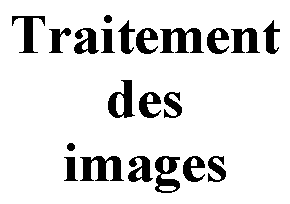
#> input picture Cours/Image/texte.bmp, 290 x 204 px, found by its file name
$ python exo2.py
#> lines starting #> are read from the running program, lines starting #| are printed output that depends on the picture; after the words box and inside, x2 and y2 are one past the last pixel; in counts of white or black regions, pixels touching at a corner belong together
import numpy as np
import random
import cv2
from matplotlib import pyplot as plt
from skimage.util import invert
from skimage.morphology import skeletonize

img = cv2.imread('texte.bmp',0)
#> img: shape (204, 290); 88.1% white; 21 black regions, largest, box (x1, y1, x2, y2) and area: (160, 28, 204, 53) 647, (80, 156, 124, 181) 647, (108, 80, 135, 118) 515
# Invert image
image = invert(img) / np.max(img)
skeleton = skeletonize(image)
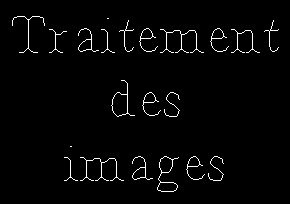
#> skeleton: shape (204, 290) bool; 2.3% white in thin lines or dots, all inside (x1, y1, x2, y2) = (12, 16, 279, 192)

# 5 skeletonize
skel_5 = invert(img) / np.max(img)
for i in range(0, 4):
    skel_5 = skeletonize(skel_5)

# Infinite skeletization (1000)
skel_inf = invert(img) / np.max(img)
for i in range(0, 1000):
    skel_inf = skeletonize(skel_inf)

plt.subplot(221)
plt.imshow(img, cmap='gray')
plt.title("Original")
plt.subplot(222)
plt.imshow(invert(skeleton), cmap='gray')
plt.title("1 skeletization")
plt.subplot(223)
plt.imshow(invert(skel_5), cmap='gray')
plt.title("5 skeletization")
plt.subplot(224)
plt.imshow(invert(skel_inf), cmap='gray')
plt.title("infinite skeletization")
plt.show()
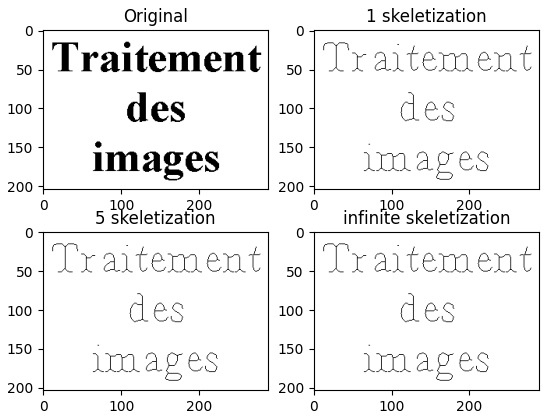
#> figure drawn by matplotlib, 4 panels
